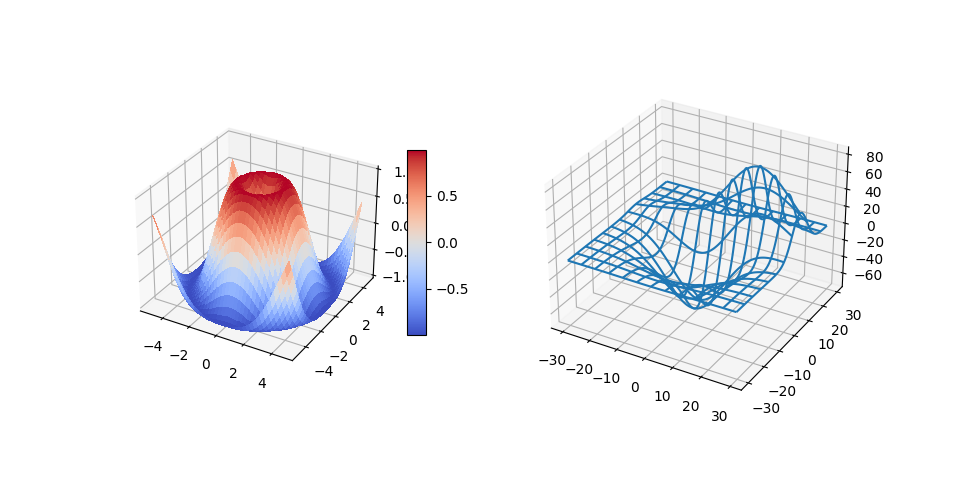

Reproduce this figure in Python.
import matplotlib.pyplot as plt
from mpl_toolkits.mplot3d.axes3d import Axes3D, get_test_data
from matplotlib import cm
import numpy as np

# set up a figure twice as wide as it is tall
fig = plt.figure(figsize=plt.figaspect(0.5))

# ===============
#  First subplot
# ===============
# set up the axes for the first plot
ax = fig.add_subplot(1, 2, 1, projection='3d')

# plot a 3D surface like in the example mplot3d/surface3d_demo
X = np.arange(-5, 5, 0.25)
Y = np.arange(-5, 5, 0.25)
X, Y = np.meshgrid(X, Y)
R = np.sqrt(X ** 2 + Y ** 2)
Z = np.sin(R)
surf = ax.plot_surface(X, Y, Z, rstride=1, cstride=1, cmap=cm.coolwarm,
                       linewidth=0, antialiased=False)
ax.set_zlim(-1.01, 1.01)
fig.colorbar(surf, shrink=0.5, aspect=10)

# ===============
# Second subplot
# ===============
# set up the axes for the second plot
ax = fig.add_subplot(1, 2, 2, projection='3d')

# plot a 3D wireframe like in the example mplot3d/wire3d_demo
X, Y, Z = get_test_data(0.05)
ax.plot_wireframe(X, Y, Z, rstride=10, cstride=10)

plt.show()
